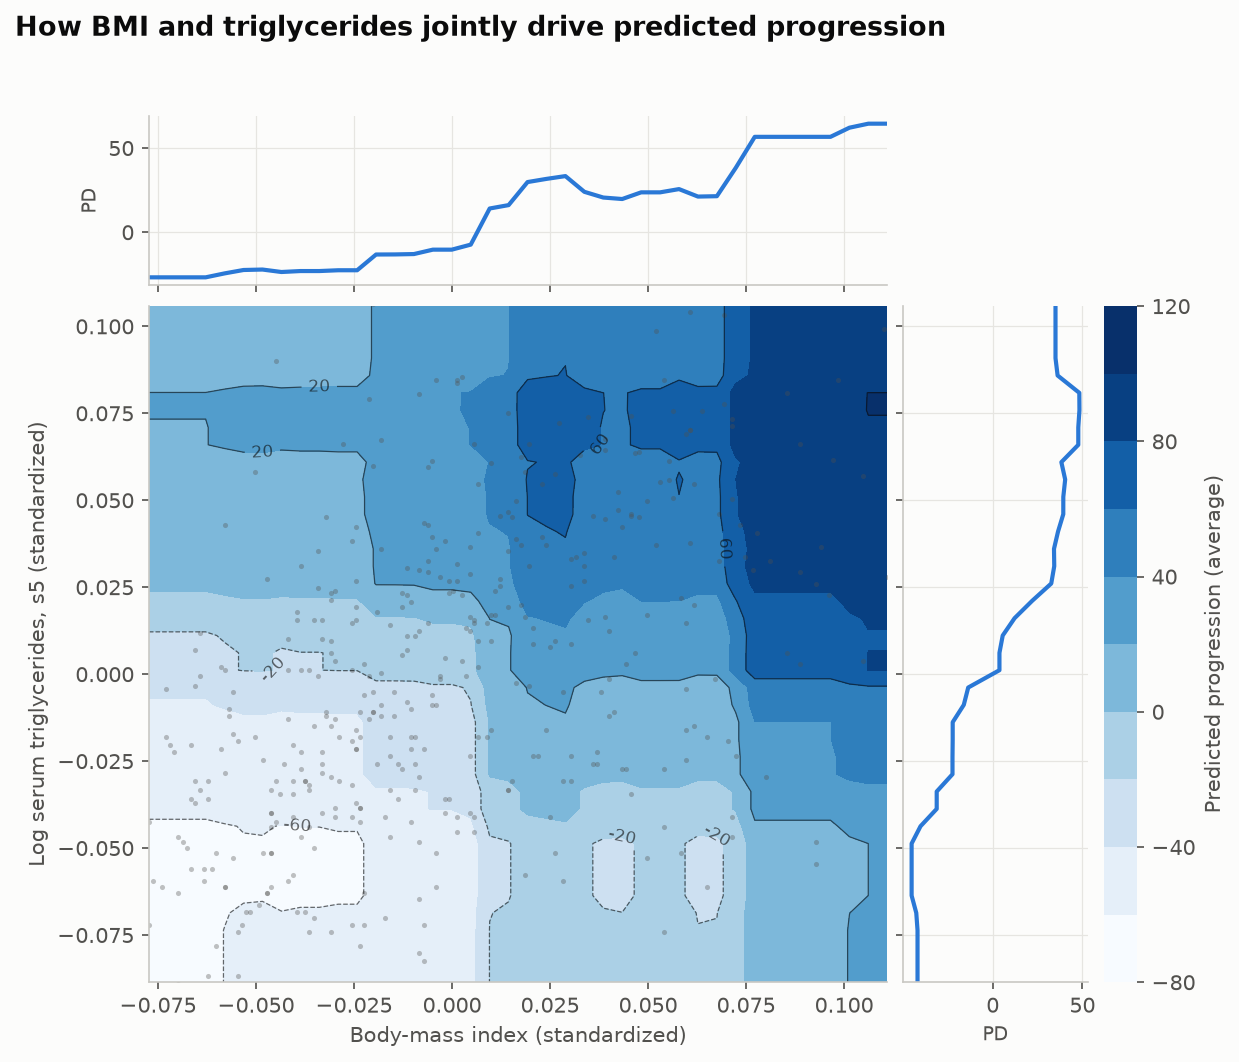

Python code for this plot:
"""
2-D Partial Dependence Plot  -  family: Machine learning

DESIGN PURPOSE
A heatmap of a model's average prediction over a grid of two features, holding
everything else at its observed values, with each feature's 1-D partial
dependence along the margins. If the two effects simply add up, every row of
the heatmap is the same left-to-right pattern shifted up or down. When the
pattern changes shape from row to row, the features interact.

WHEN TO USE
  - See how two features jointly drive a model's prediction
  - Check whether an interaction the model may have learned is real and large
  - Explain a nonlinear model (gradient boosting, random forest) to a
    technical audience

AVOID WHEN
  - The two features are strongly correlated (the grid includes combinations
    that never occur)
  - You need per-observation explanations (use ICE or SHAP dependence plots)
  - The audience is non-technical (a 1-D effect plot is easier)

ALTERNATIVES
  - 1-D partial dependence with ICE lines
  - SHAP dependence plot colored by the second feature

EXAMPLE
A gradient-boosting model predicting one-year disease progression in the real
diabetes dataset that ships with scikit-learn (load_diabetes, 442 patients;
features are standardized). Here the dependence is on body-mass index and log
serum triglycerides (s5). The grid covers the 2nd–98th percentile of each
feature.

Run:  python pdp_2d.py
"""
import sys
from pathlib import Path

import numpy as np
import pandas as pd
import matplotlib.pyplot as plt

# Library style: categorical colors in fixed order, recessive axes, hairline grid.
PALETTE = ["#2a78d6", "#eb6834", "#1baf7a", "#eda100",
           "#e87ba4", "#008300", "#6250d6", "#e34948"]
SEQ_CMAP = "Blues"      # sequential: one hue, light -> dark
DIV_CMAP = "RdBu_r"     # diverging: two opposite hues, neutral midpoint
GRAY = "#b8b7b1"        # de-emphasised marks
plt.rcParams.update({
    "figure.figsize": (8, 4.8), "figure.dpi": 110, "figure.facecolor": "#fcfcfb",
    "axes.facecolor": "#fcfcfb", "axes.edgecolor": "#c9c8c3", "axes.linewidth": 0.8,
    "axes.spines.top": False, "axes.spines.right": False,
    "axes.grid": True, "grid.color": "#e6e5e1", "grid.linewidth": 0.6, "axes.axisbelow": True,
    "axes.prop_cycle": plt.cycler(color=PALETTE),
    "axes.titlesize": 13, "axes.titleweight": "bold", "axes.titlelocation": "left",
    "axes.labelcolor": "#52514e", "xtick.color": "#52514e", "ytick.color": "#52514e",
    "text.color": "#0b0b0b", "font.size": 10, "lines.linewidth": 2,
    "legend.frameon": False,
})

from sklearn.datasets import load_diabetes
from sklearn.ensemble import GradientBoostingRegressor
from sklearn.inspection import partial_dependence

# --- Example data ------------------------------------------------------------
diab = load_diabetes(as_frame=True)
X, y = diab.data, diab.target
model = GradientBoostingRegressor(n_estimators=250, max_depth=2, learning_rate=0.05,
                                  subsample=0.8, random_state=0).fit(X, y)
f1, f2 = "bmi", "s5"
grid = dict(grid_resolution=40, percentiles=(0.02, 0.98), kind="average")
pd2 = partial_dependence(model, X, [f1, f2], **grid)
pd_x = partial_dependence(model, X, [f1], **grid)
pd_y = partial_dependence(model, X, [f2], **grid)
gx, gy = pd2["grid_values"]
Z = pd2["average"][0].T                      # rows = f2 (y), cols = f1 (x)
print(f"R² on training data: {model.score(X, y):.2f}; prediction range on grid: {Z.min():.0f}–{Z.max():.0f}")

# --- Plot --------------------------------------------------------------------
fig = plt.figure(figsize=(8.5, 7.5))
gs = fig.add_gridspec(2, 3, width_ratios=[4, 1, 0.18], height_ratios=[1, 4], hspace=0.05, wspace=0.05)
ax = fig.add_subplot(gs[1, 0])
top = fig.add_subplot(gs[0, 0], sharex=ax)
right = fig.add_subplot(gs[1, 1], sharey=ax)
cax = fig.add_subplot(gs[1, 2])
vmin, vmax = Z.min(), Z.max()
cf = ax.contourf(gx, gy, Z, levels=10, cmap=SEQ_CMAP, vmin=vmin, vmax=vmax)
cs = ax.contour(gx, gy, Z, levels=cf.levels[1:-1:2], colors="#0b0b0b", linewidths=0.6, alpha=0.6)
ax.clabel(cs, fmt="%.0f", fontsize=8)
ax.scatter(X[f1], X[f2], s=6, color="#52514e", alpha=0.35, linewidth=0)
ax.set_xlabel("Body-mass index (standardized)")
ax.set_ylabel("Log serum triglycerides, s5 (standardized)")
ax.set_xlim(gx[0], gx[-1])
ax.set_ylim(gy[0], gy[-1])
ax.grid(False)
top.plot(pd_x["grid_values"][0], pd_x["average"][0], color=PALETTE[0])
top.set_ylabel("PD", fontsize=9)
top.tick_params(labelbottom=False)
right.plot(pd_y["average"][0], pd_y["grid_values"][0], color=PALETTE[0])
right.set_xlabel("PD", fontsize=9)
right.tick_params(labelleft=False)
cb = fig.colorbar(cf, cax=cax)
cb.set_label("Predicted progression (average)")
cb.outline.set_visible(False)
fig.suptitle("How BMI and triglycerides jointly drive predicted progression",
             x=0.02, ha="left", fontsize=13, fontweight="bold", y=0.97)

# --- Save / show -------------------------------------------------------------
out = Path(__file__).with_name(Path(__file__).stem + ".png")
fig.savefig(out, dpi=150, bbox_inches="tight")
print(f"saved {out}")
if "--no-show" not in sys.argv:
    plt.show()
